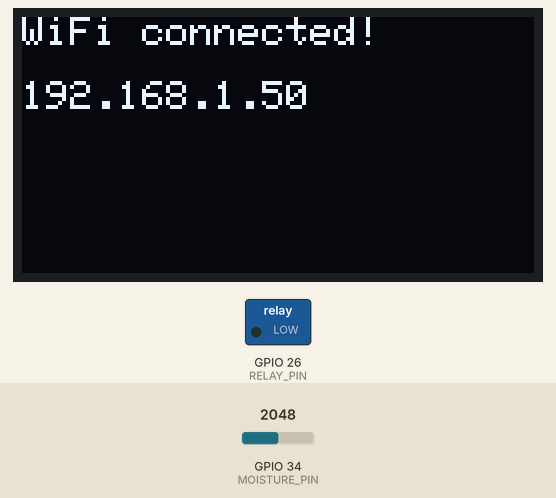
A program run on a simulated ESP32. Shown: 128×64 one-colour display, switched loads named in the program (green lamp = pin HIGH). The inputs (shaded band) are chosen by the test bench; at power-on: GPIO 34 (MOISTURE_PIN) = 2048. WiFi joins after 1.5 s; servers stay silent unless stated; what the program prints to the serial monitor is not drawn.

Above: at 1.6 s.
At 6.8 s:
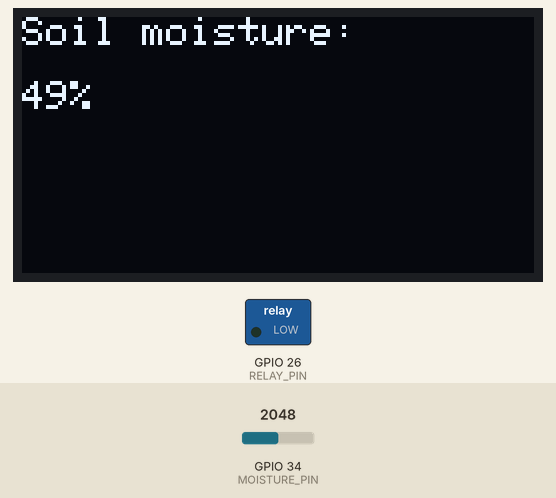
6.9 s: GPIO 34 (MOISTURE_PIN) set to 2866
At 8.1 s:
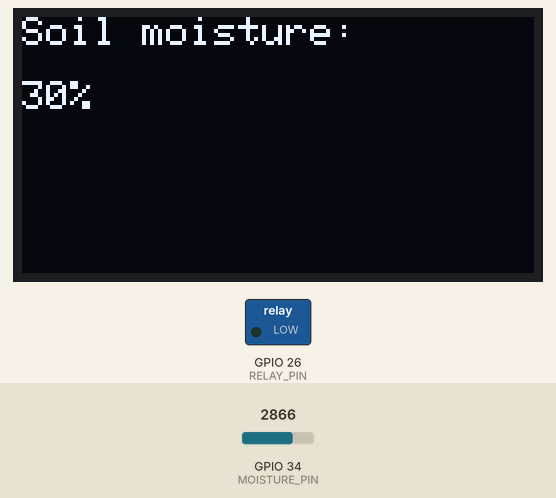
8.4 s: GPIO 34 (MOISTURE_PIN) set to 3603
At 8.7 s:
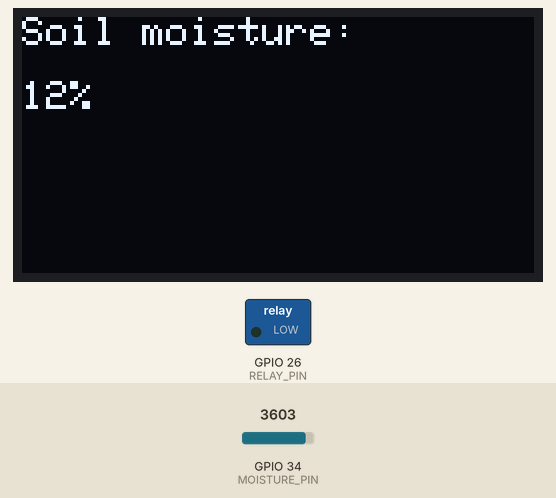
9.9 s: GPIO 34 (MOISTURE_PIN) set to 4095
At 10.4 s:
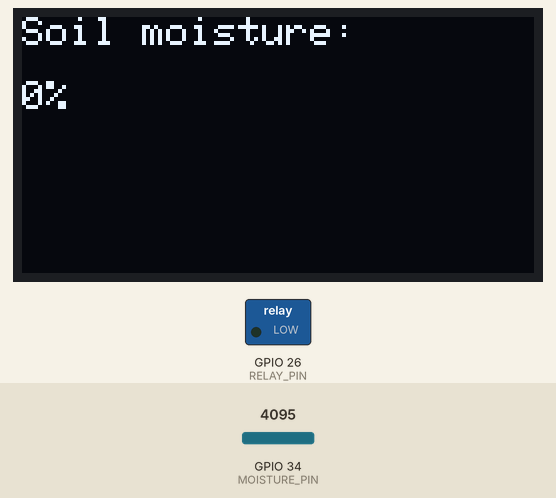
Timing chart, 0 to 12.9 s (numbered marks = the images above; inputs shaded):
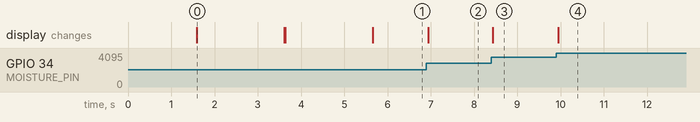

Measured:
- after the input at 6.9 s, the display: changes at once (image 2)
- after the input at 8.4 s, the display: changes at once (image 3)
- after the input at 9.9 s, the display: changes at once (image 4)
- what the display in image 0 shows lasts 2.0 s, from 1.6 s to 3.6 s

The program:

main.cpp
```cpp
/*Initial test without alexa

#include <Arduino.h>

#define RELAY_PIN 26

void setup() {
  pinMode(RELAY_PIN, OUTPUT);
  digitalWrite(RELAY_PIN, HIGH); // HIGH = relay OFF (active LOW)
  Serial.begin(115200);
  Serial.println("Relay test starting...");
}

void loop() {
  Serial.println("Relay ON — pump running");
  digitalWrite(RELAY_PIN, LOW);  // LOW = relay ON
  delay(2000);

  Serial.println("Relay OFF — pump stopped");
  digitalWrite(RELAY_PIN, HIGH); // HIGH = relay OFF
  delay(2000);
}
*/

#include <Arduino.h>
#include <WiFi.h>
#include <SinricPro.h>
#include <SinricProSwitch.h>
#include <Wire.h>
#include <Adafruit_GFX.h>
#include <Adafruit_SSD1306.h>


#define RELAY_PIN    26
#define MOISTURE_PIN 34
#define BAUD_RATE    115200

#define SCREEN_WIDTH 128
#define SCREEN_HEIGHT 64
#define OLED_RESET -1

Adafruit_SSD1306 display(SCREEN_WIDTH, SCREEN_HEIGHT, &Wire, OLED_RESET);

// Credentials from build_flags
const char* WIFI_SSID_VAL   = WIFI_SSID;
const char* WIFI_PASS_VAL   = WIFI_PASS;
const char* APP_KEY_VAL     = APP_KEY;
const char* APP_SECRET_VAL  = APP_SECRET;
const char* DEVICE_ID_VAL   = DEVICE_ID;

// Helper function to display status messages
void displayStatus(const char* line1, const char* line2 = "", const char* line3 = "") {
  display.clearDisplay();
  display.setTextSize(1);
  display.setTextColor(WHITE);

  display.setCursor(0, 0);
  display.println(line1);

  if (strlen(line2) > 0) {
    display.setCursor(0, 16);
    display.println(line2);
  }

  if (strlen(line3) > 0) {
    display.setCursor(0, 32);
    display.println(line3);
  }

  display.display();
}

// Relay state handler
bool onPowerState(const String &deviceId, bool &state) {
  Serial.println(">>> Watering request received...");
  displayStatus("Watering request", "Checking moisture...");

   // Check moisture level first
  int moisture = analogRead(MOISTURE_PIN);
  int percent = map(moisture, 4095, 0, 0, 100);

  Serial.printf("Current moisture: %d%%\n", percent);

  char moistureStr[20];
  sprintf(moistureStr, "Moisture: %d%%", percent);

  if (percent < 50) {
    Serial.println(">>> Moisture below 50% — watering now");
    displayStatus("Moisture low!", moistureStr, "Watering now...");

    // Turn pump ON
    digitalWrite(RELAY_PIN, HIGH);
    delay(7500);  // run for 7.5 seconds
    // Turn pump OFF
    digitalWrite(RELAY_PIN, LOW);

    Serial.println(">>> Watering complete — relay OFF");
    displayStatus("Watering", "complete!", "");
    delay(2000);  // Show completion message for 2 seconds
  } else {
    Serial.println(">>> Moisture sufficient — skipping watering");
    displayStatus("Moisture OK!", moistureStr, "Skipping watering");
    delay(2000);  // Show message for 2 seconds
  }

  // Tell Sinric the switch is back OFF
  state = false;

  Serial.println(">>> Watering complete — relay OFF");
  return true;
}

void setupWiFi() {
  displayStatus("Connecting to WiFi...");
  Serial.printf("Connecting to %s", WIFI_SSID_VAL);
  WiFi.begin(WIFI_SSID_VAL, WIFI_PASS_VAL);
  while (WiFi.status() != WL_CONNECTED) {
    Serial.print(".");
    delay(500);
  }
  Serial.println("\nWiFi connected!");
  Serial.println(WiFi.localIP());
  displayStatus("WiFi connected!", WiFi.localIP().toString().c_str());
  delay(2000);
}

void setupSinricPro() {
  displayStatus("Connecting to", "Sinric Pro...");
  SinricProSwitch &mySwitch = SinricPro[DEVICE_ID_VAL];
  mySwitch.onPowerState(onPowerState);
  SinricPro.begin(APP_KEY_VAL, APP_SECRET_VAL);
  Serial.println("Sinric Pro connected!");
  displayStatus("Sinric Pro", "connected!");
  delay(2000);
}

void setup() {
  // Set relay OFF FIRST — before anything else
  pinMode(RELAY_PIN, OUTPUT);
  digitalWrite(RELAY_PIN, LOW); // relay OFF at startup

  Serial.begin(BAUD_RATE);

  //Display setup
  Wire.begin(32, 33);  // SDA=32, SCL=33
  display.begin(SSD1306_SWITCHCAPVCC, 0x3C);
  display.clearDisplay();

  setupWiFi();
  setupSinricPro();

}

void loop() {
  SinricPro.handle();

  int moisture = analogRead(MOISTURE_PIN);
  int percent = map(moisture, 4095, 0, 0, 100);

  Serial.printf("Current moisture: %d%%\n", percent);

  char moistureStr[20];
  sprintf(moistureStr, "%d%%", percent);

  Serial.printf("Moisture Sensor: %d\n", moisture);
  displayStatus("Soil moisture:", moistureStr);
}
```
